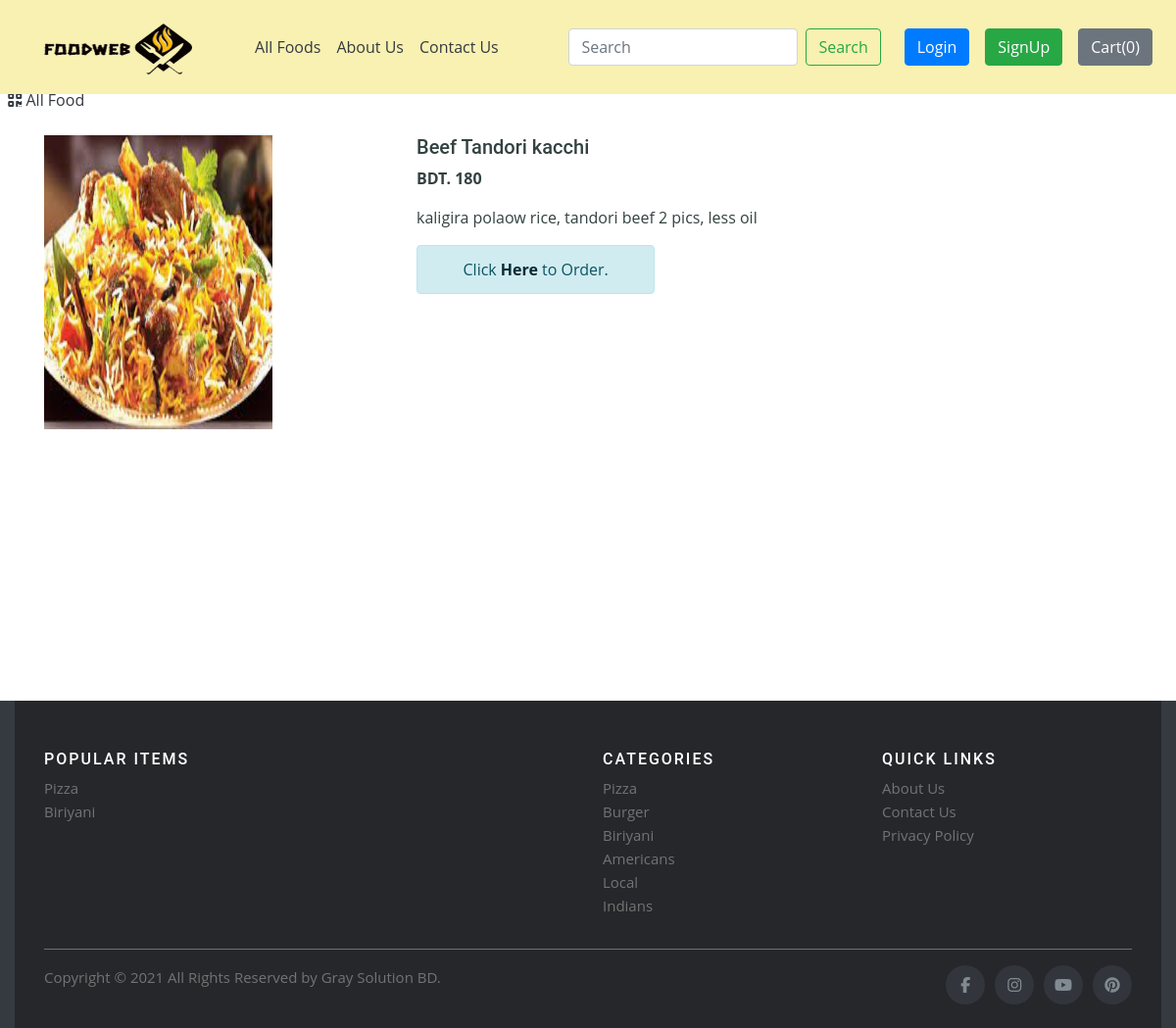
Screenshot of /shop/productView/6 with the database file from the repository.
### shop/models.py (models this page shows, shortened)
class Product(models.Model):
    product_id = models.AutoField
    product_name = models.CharField(max_length=50)
    category = models.CharField(max_length=50, default="")
    subcategory = models.CharField(max_length=50, default="")
    price = models.IntegerField(default=0)
    desc = models.CharField(max_length=200)
    pub_date = models.DateField()
    image = models.ImageField(upload_to="shop/images", default="")

### shop/views.py (the view)
# urls.py: path('productView/<int:myid>', views.productView, name="productView"),
def productView(request, myid):
    product = Product.objects.filter(id=myid)
    return render(request, 'shop/prodView.html', {'product': product[0]})

### shop/templates/shop/prodView.html (shortened to what this page needs)
{% extends 'shop/basic.html' %}
{% block body %}
    <div>&nbsp;
        <a href="/shop" class="active text-dark">
          <i class="fas fa-qrcode"></i>
          <span>All Food</span>
        </a>
    </div>
    <div class="container my-4" id="cont">
        <div class="row">
            <div class="col-md-4">
                <img src="/media/{{product.image}}" width="233px" height="300px">
            </div>
            <div class="col-md-8">
                <h5>{{product.product_name}}</h5>
                <p><b>BDT. {{product.price}} </b></p>
                <p>{{product.desc}}</p>
                <div class='alert alert-info col-md-4 col-md-offset-4'>
                    <center>Click <a href='/shop/search/?search={{product.product_name}}' class='alert-link'>Here</a> to Order.</center>
                </div>
            </div>
        </div>
    </div>
{% endblock %}

### shop/static/shop/assets/css/style.css (style rules this page uses)
body { font-family: "Open Sans", sans-serif; color: #334240; }
a { color: #1bbca3; }
h1, h2, h3, h4, h5, h6 { font-family: "Roboto", sans-serif; }

### rows the page displays
Product: image (picture), product_name "Beef Tandori kacchi", price "180", desc "kaligira polaow rice, tandori beef 2 pics, less oil"
